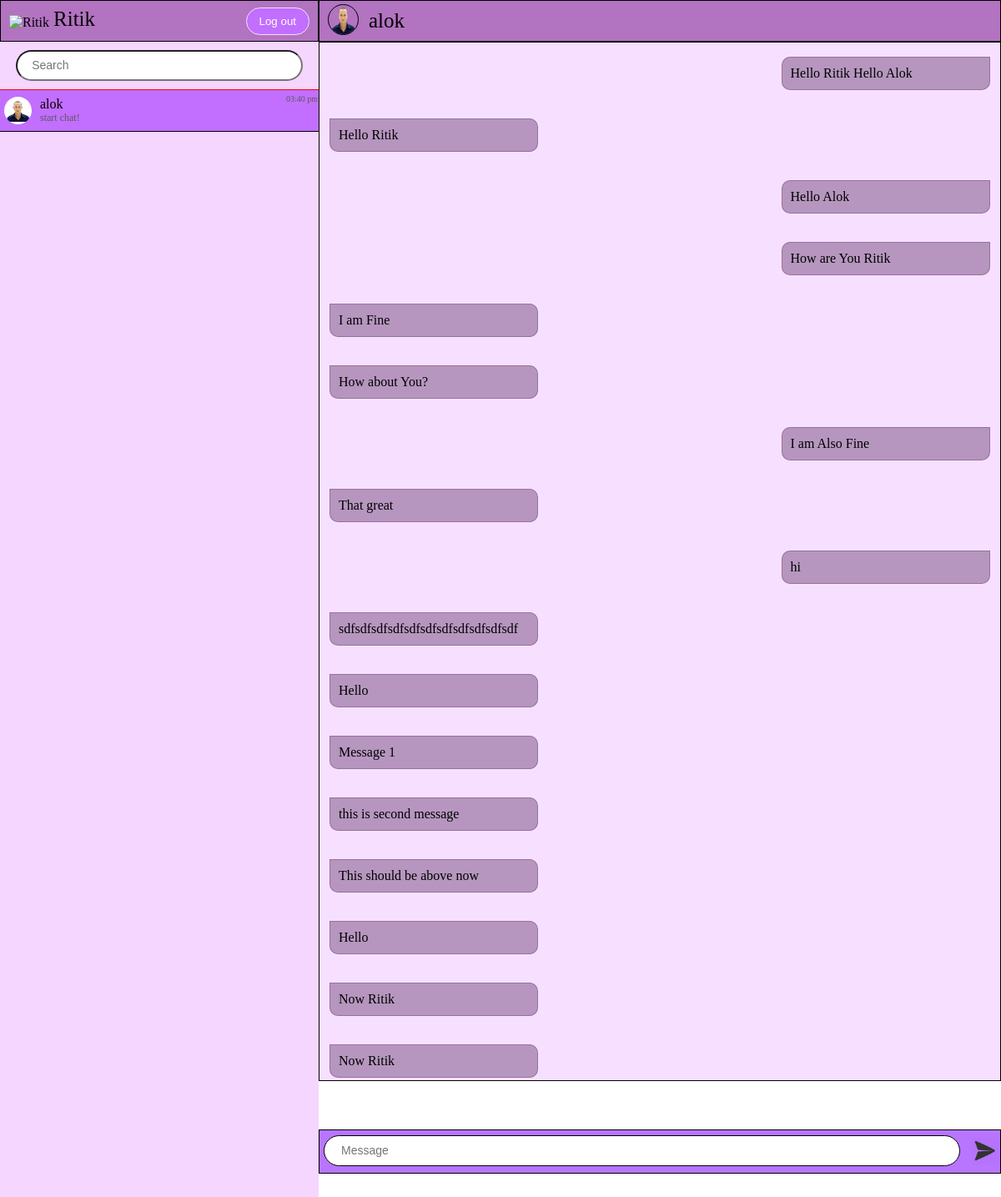
The page /message/ (signed in) on the database as committed earlier.
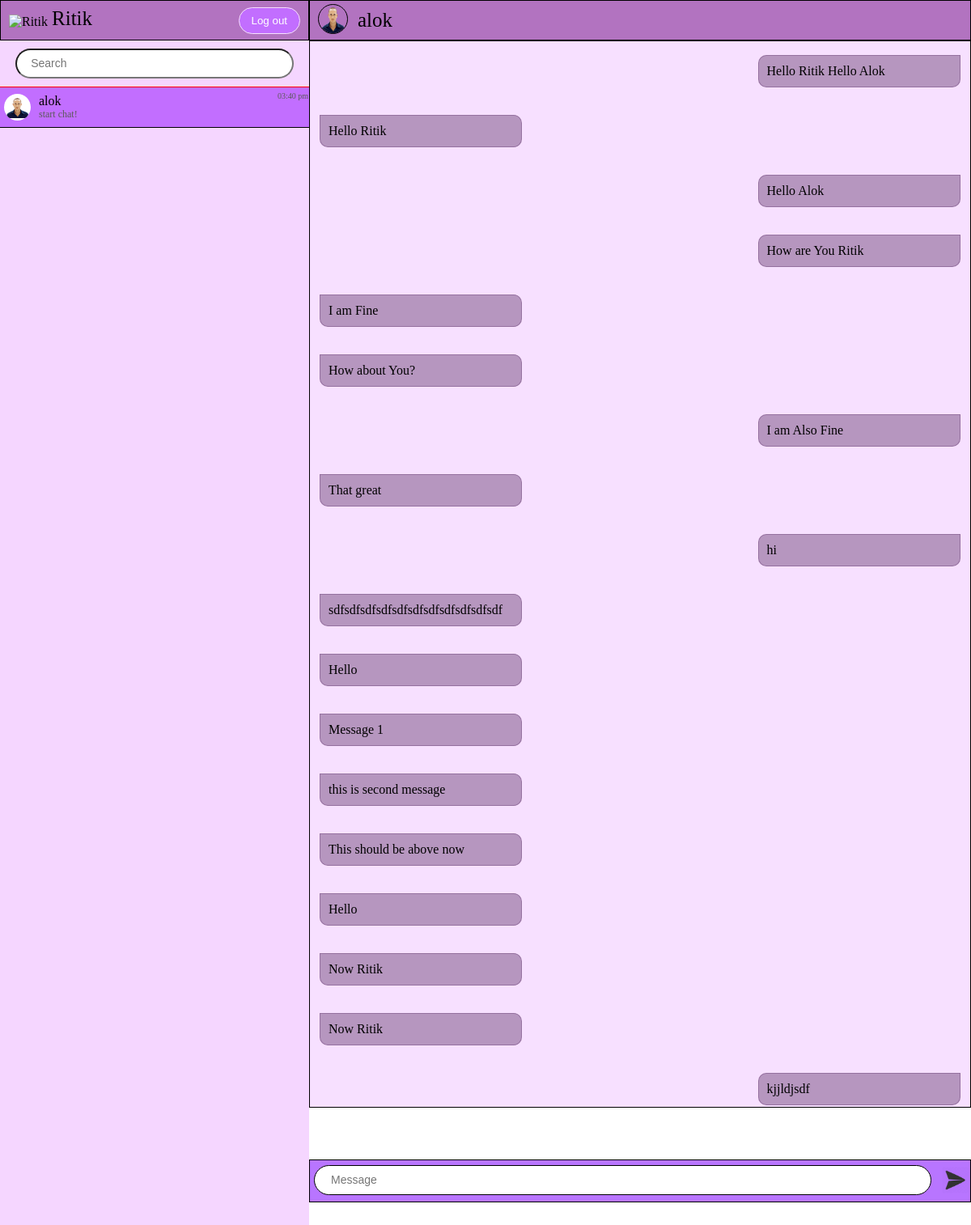
The same page on the database as committed later.
### usermessages/models.py (models this page shows)
class Thread(models.Model):
    first_person = models.ForeignKey(
        User, on_delete=models.CASCADE, null=True, blank=True, related_name="thread_first_person")
    second_person = models.ForeignKey(
        User, on_delete=models.CASCADE, null=True, blank=True, related_name="thread_second_person")
    updated = models.DateTimeField(auto_now=True)
    timestamp = models.DateTimeField(auto_now_add=True)
    objects= ThreadManager()
    class Meta:
        unique_together = ['first_person', 'second_person']

class ChatMessage(models.Model):
    thread = models.ForeignKey(Thread, null=True, blank=True,
                               on_delete=models.CASCADE, related_name='chatmessage_thread')
    user = models.ForeignKey(User, on_delete=models.CASCADE)
    message = models.TextField()
    timestamp = models.DateTimeField(auto_now_add=True)

### usermessages/views.py (the view)
# urls.py: path('', views.messages, name='messages')
@login_required
def messages(request):
    threads = Thread.objects.by_user(user=request.user).prefetch_related(
        'chatmessage_thread').order_by('-updated')
    context = {
        'Threads': threads
    }
    if request.method == 'POST':
        logout(request)
        return redirect('userauth')
    return render(request, "ForChat.html", context)

### usermessages/models.py (called while the page is built)
    def by_user(self, **kwargs):
        user = kwargs.get('user')
        lookup = Q(first_person=user) | Q(second_person=user)
        qs = self.get_queryset().filter(lookup).distinct()
        return qs

### Template/ForChat.html (shortened to what this page needs)
{% load static %}
<!DOCTYPE html>
<html lang="en">
<head>
    <link rel="stylesheet" href="{% static 'style/ForChat.css' %}">
</head>
<body>
    <div class="main-container">
        <div class="contact-section">
            <div class="head contact-head">
                <div class=user-img>
                    <img class="dp" src=" https://www.codewithfaraz.com/InstaPic.png" alt="{{ user.username }}" />
                </div>
                <div class="username">{{user.username}}</div>
                <div class="logout-btn-container">
                    <form action="" method="POST">
                        <button class="logout-btn" type="submit">Log out</button>
                    </form>
                </div>
            </div>
            <div class="container-contact">
                <div class="container-search">
                    <input type="text" class="search-box" placeholder="Search">
                </div>
                <div class="contact-list">
                    {% for thread in Threads %}
                    <div class="contact {% if forloop.first %}active{% endif %}" chat-id="chat_{{thread.id}}">
                        <div class="contact-img">
                            <img src="{% static 'demo_img/person.png' %}" alt="profile_img" class="contact-profile-img">
                        </div>
                        <div class="detail">
                            <div class="contact-name">
                                {% if thread.first_person == user %}
                                <p>{{thread.second_person.username}}</p>
                                {% else %}
                                <p>{{thread.first_person.username}}</p>
                                {% endif %}
                            </div>
                            <div class="contact-message">
                                <p>start chat!</p>
                            </div>
                        </div>
                        <div class="message-time">
                            <p>03:40 pm</p>
                        </div>
                    </div>
                    {% endfor %}
                </div>
            </div>
        </div>
        <div class="message-section-container" style="position: relative;">
            {% for thread in Threads %}
            <div class="message-section {% if forloop.first %}hide is_active{% else %}hide{% endif %}"
                style="position: absolute;" chat-id="chat_{{ thread.id }}" other-user-id="
            {% if thread.first_person == user %}
                {{ thread.second_person.id }}
            {% else %}
                {{ thread.first_person.id }}
            {% endif %}
        ">
                <div class="head"><img class="psn-img" src="{% static 'demo_img/person.png' %}" alt="">
                    <span class="name">
                        {% if thread.first_person == user %}
                        {{ thread.second_person.username }}
                        {% else %}
                        {{ thread.first_person.username }}
                        {% endif %}
                    </span>
                </div>
                <div class="msg-container">
                    {% for chat in thread.chatmessage_thread.all %}
                    {% if chat.user == user %}
                    <div class="message right">{{chat.message}}</div>
                    {% else %}
                    <div class="message left">{{chat.message}}</div>
                    {% endif %}
                    {% endfor %}
                </div>
            </div>
            {% endfor %}
            <div class="foot">
                <form action="" class="txt-box" id="sent-form">
                    <input class="text-box input-message" type="text" placeholder="Message">
                    <button class="send-btn" type="submit"><img class="send-img" src="{% static 'demo_img/send.png' %}"
                            alt=""></button>
                </form>
            </div>
        </div>
    </div>
</body>
</html>

Rows that differ between the two databases and show on the page:
added ChatMessage: message "kjjldjsdf"
